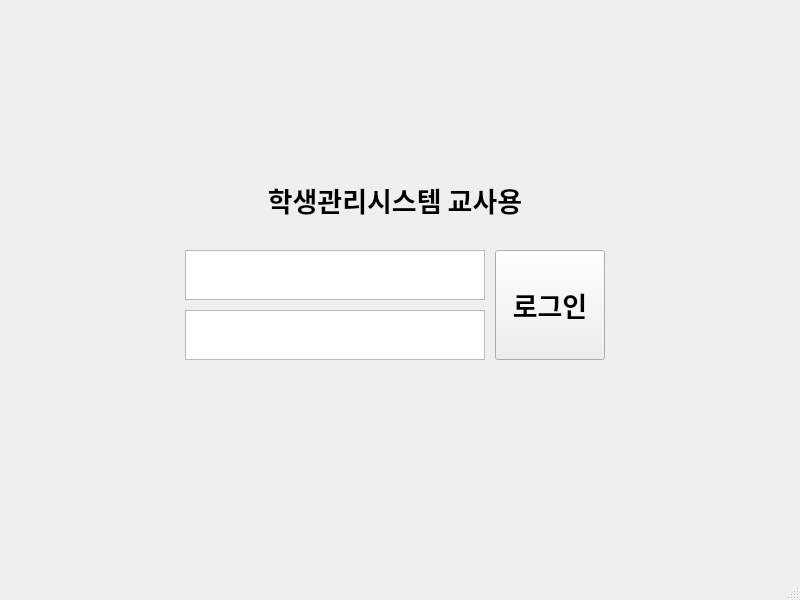
<?xml version="1.0" encoding="UTF-8"?>
<ui version="4.0">
 <class>MainWindow</class>
 <widget class="QMainWindow" name="MainWindow">
  <property name="geometry">
   <rect>
    <x>0</x>
    <y>0</y>
    <width>800</width>
    <height>600</height>
   </rect>
  </property>
  <property name="windowTitle">
   <string>교사 로그인</string>
  </property>
  <widget class="QWidget" name="centralwidget">
   <widget class="QTextEdit" name="textEdit">
    <property name="geometry">
     <rect>
      <x>185</x>
      <y>250</y>
      <width>300</width>
      <height>50</height>
     </rect>
    </property>
   </widget>
   <widget class="QTextEdit" name="textEdit_2">
    <property name="geometry">
     <rect>
      <x>185</x>
      <y>310</y>
      <width>300</width>
      <height>50</height>
     </rect>
    </property>
   </widget>
   <widget class="QPushButton" name="pushButton">
    <property name="geometry">
     <rect>
      <x>495</x>
      <y>250</y>
      <width>110</width>
      <height>110</height>
     </rect>
    </property>
    <property name="font">
     <font>
      <family>NanumGothicOTF</family>
      <pointsize>20</pointsize>
      <weight>75</weight>
      <bold>true</bold>
     </font>
    </property>
    <property name="text">
     <string>로그인</string>
    </property>
   </widget>
   <widget class="QLabel" name="label">
    <property name="geometry">
     <rect>
      <x>185</x>
      <y>150</y>
      <width>420</width>
      <height>100</height>
     </rect>
    </property>
    <property name="font">
     <font>
      <family>NanumGothicOTF</family>
      <pointsize>20</pointsize>
      <weight>75</weight>
      <bold>true</bold>
      <stylestrategy>PreferAntialias</stylestrategy>
     </font>
    </property>
    <property name="text">
     <string>학생관리시스템 교사용</string>
    </property>
    <property name="alignment">
     <set>Qt::AlignCenter</set>
    </property>
   </widget>
  </widget>
  <widget class="QStatusBar" name="statusbar"/>
 </widget>
 <resources/>
 <connections/>
</ui>
